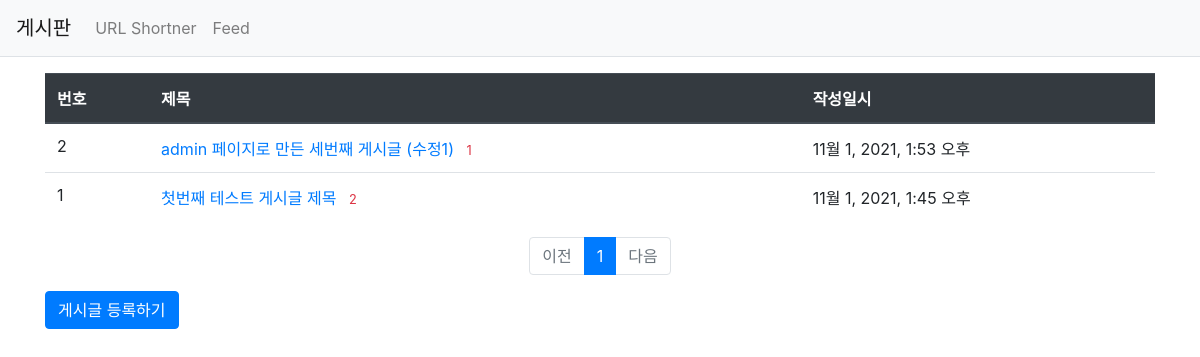
/board/, run on the app's committed database.
### pybo/models.py (models this page shows, shortened)
class Question(models.Model):
    subject = models.CharField(max_length=200)
    content = models.TextField()
    modify_date = models.DateTimeField(null=True, blank=True)
    create_date = models.DateTimeField()

### pybo/views.py (the view)
# urls.py: path('', views.index, name='index'),  # '/' 에 해당되는 path
def index(request):
    page = request.GET.get('page', '1')  # 페이지
    question_list = Question.objects.order_by('-create_date')
    paginator = Paginator(question_list, 10)  # 페이지당 10개씩 보여주기
    page_obj = paginator.get_page(page)
    context = {'question_list': page_obj}
    return render(request, 'pybo/question_list.html', context)

### pybo/templatetags/pybo_filter.py (called while the page is built)
@register.filter
def sub(value, arg):
    return value - arg

### templates/pybo/question_list.html
{% extends 'base.html' %}
{% load pybo_filter %}
{% block content %}
<div class="container my-3">
    <table class="table">
        <thead>
        <tr class="thead-dark">
            <th>번호</th>
            <th>제목</th>
            <th>작성일시</th>
        </tr>
        </thead>
        <tbody>
        {% if question_list %}
        {% for question in question_list %}
        <tr>
            <td>
                {{ question_list.paginator.count|sub:question_list.start_index|sub:forloop.counter0|add:1 }}
            </td>
            <td>
                <a href="{% url 'pybo:detail' question.id %}">{{ question.subject }}</a>
                {% if question.answer_set.count > 0 %}
    <span class="text-danger small ml-2">{{ question.answer_set.count }}</span>
    {% endif %}
            </td>
            <td>{{ question.create_date }}</td>
        </tr>
        {% endfor %}
        {% else %}
        <tr>
            <td colspan="3">게시글이 없습니다.</td>
        </tr>
        {% endif %}
        </tbody>
    </table>
    <ul class="pagination justify-content-center">
        {% if question_list.has_previous %}
        <li class="page-item">
            <a class="page-link" href="?page={{ question_list.previous_page_number }}">이전</a>
        </li>
        {% else %}
        <li class="page-item disabled">
            <a class="page-link" tabindex="-1" aria-disabled="true" href="#">이전</a>
        </li>
        {% endif %}
        {% for page_number in question_list.paginator.page_range %}
        {% if page_number >= question_list.number|add:-5 and page_number <= question_list.number|add:5 %}
            {% if page_number == question_list.number %}
            <li class="page-item active" aria-current="page">
                <a class="page-link" href="?page={{ page_number }}">{{ page_number }}</a>
            </li>
            {% else %}
            <li class="page-item">
                <a class="page-link" href="?page={{ page_number }}">{{ page_number }}</a>
            </li>
            {% endif %}
        {% endif %}
        {% endfor %}
        {% if question_list.has_next %}
        <li class="page-item">
            <a class="page-link" href="?page={{ question_list.next_page_number }}">다음</a>
        </li>
        {% else %}
        <li class="page-item disabled">
            <a class="page-link" tabindex="-1" aria-disabled="true" href="#">다음</a>
        </li>
        {% endif %}
    </ul>
    <a href="{% url 'pybo:question_create' %}" class="btn btn-primary">게시글 등록하기</a>
</div>
{% endblock %}

### data on the page
Question: paginator.count|sub "2", subject "admin 페이지로 만든 세번째 게시글 (수정1)", answer_set.count "1", create_date "11월 1, 2021, 1:53 오후"
Question: paginator.count|sub "1", subject "첫번째 테스트 게시글 제목", answer_set.count "2", create_date "11월 1, 2021, 1:45 오후"

### other printed values
{{ page_number }} "1"
